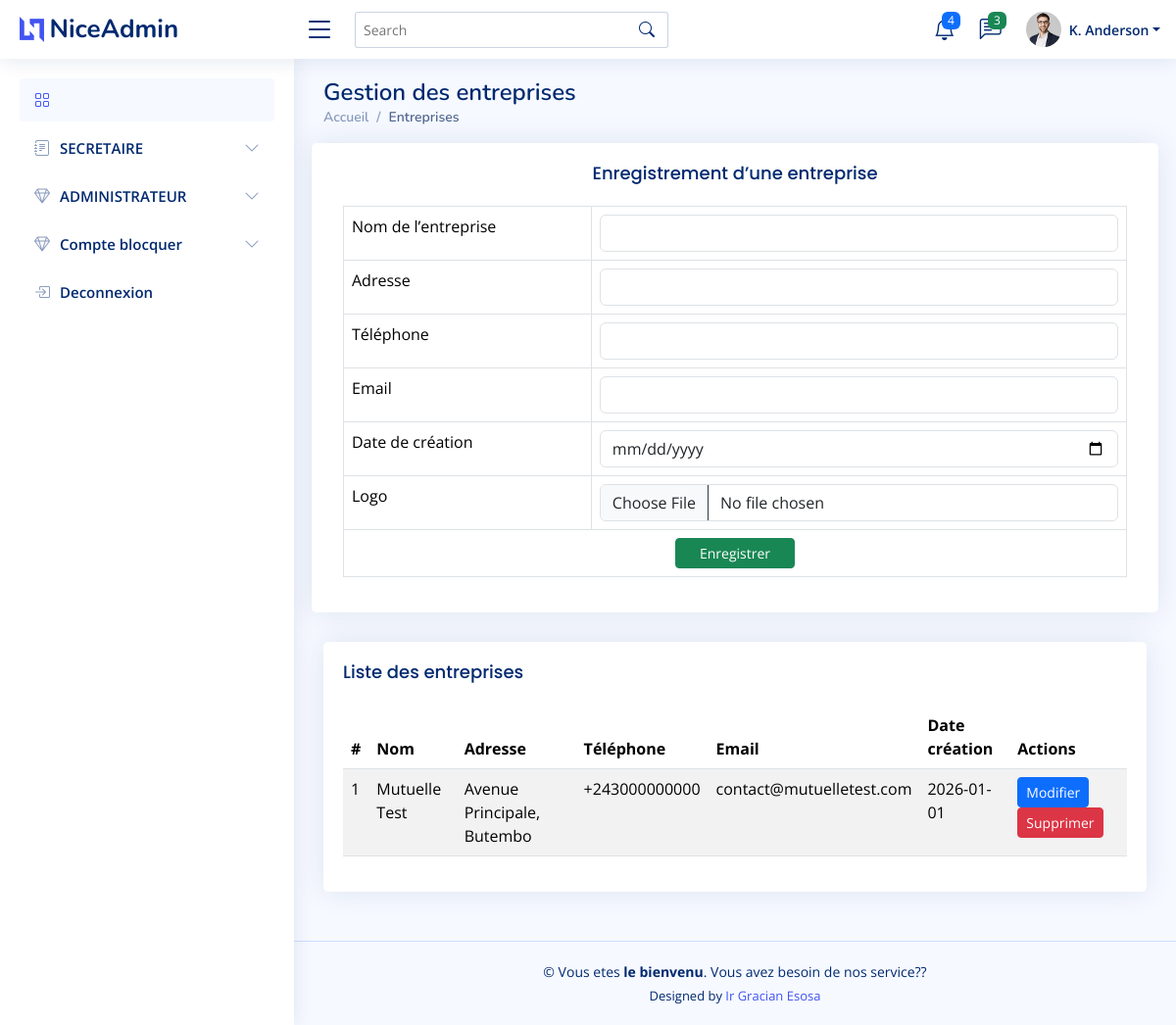
Screenshot of /entreprise.php with the database file from the repository.
### tables this page shows
CREATE TABLE entreprise (
    id_entreprise INT AUTO_INCREMENT PRIMARY KEY,
    nom VARCHAR(100) NOT NULL,
    adresse VARCHAR(150),
    telephone VARCHAR(20),
    email VARCHAR(100),
    date_creation DATE,
    logo VARCHAR(200)
);

### entreprise.php (the view, shortened to what this page needs)
<?php
require_once("connexion/connexion.php");
$entreprise = null;
?>
<!DOCTYPE html>
<html lang="fr">
<head>
</head>
<body>
<main id="main" class="main">
<div class="pagetitle">
    <h1>Gestion des entreprises</h1>
    <nav>
        <ol class="breadcrumb">
            <li class="breadcrumb-item"><a href="#">Accueil</a></li>
            <li class="breadcrumb-item active">Entreprises</li>
        </ol>
    </nav>
</div>
<section class="section">
<div class="row">
<div class="card">
<div class="card-body">
<h5 class="card-title text-center">
    <?= $entreprise ? "Modification de l’entreprise" : "Enregistrement d’une entreprise" ?>
</h5>
<form method="post" action="traitement/traitementEntreprise.php" enctype="multipart/form-data">
<table class="table table-bordered">
<tr>
    <td>Nom de l’entreprise</td>
    <td>
        <input type="text" name="nom" class="form-control" required
               value="<?= $entreprise['nom'] ?? '' ?>">
    </td>
</tr>
<tr>
    <td>Adresse</td>
    <td>
        <input type="text" name="adresse" class="form-control"
               value="<?= $entreprise['adresse'] ?? '' ?>">
    </td>
</tr>
<tr>
    <td>Téléphone</td>
    <td>
        <input type="text" name="telephone" class="form-control"
               value="<?= $entreprise['telephone'] ?? '' ?>">
    </td>
</tr>
<tr>
    <td>Email</td>
    <td>
        <input type="email" name="email" class="form-control"
               value="<?= $entreprise['email'] ?? '' ?>">
    </td>
</tr>
<tr>
    <td>Date de création</td>
    <td>
        <input type="date" name="date_creation" class="form-control"
               value="<?= $entreprise['date_creation'] ?? '' ?>">
    </td>
</tr>
<tr>
    <td>Logo</td>
    <td>
        <input type="file" name="logo" class="form-control">
    </td>
</tr>
<tr>
<td colspan="2" class="text-center">
    <button type="submit" class="btn btn-success btn-sm px-4">
        <?= $entreprise ? "Modifier" : "Enregistrer" ?>
    </button>
</td>
</tr>
</table>
</form>
</div>
</div>
</div>
</section>
<?php
$stmt = $pdo->query("SELECT * FROM entreprise ORDER BY id_entreprise DESC");
$entreprises = $stmt->fetchAll(PDO::FETCH_ASSOC);
?>
<section class="section">
<div class="card">
<div class="card-body">
<h5 class="card-title">Liste des entreprises</h5>
<table class="table datatable table-striped">
<thead>
<tr>
    <th>#</th>
    <th>Nom</th>
    <th>Adresse</th>
    <th>Téléphone</th>
    <th>Email</th>
    <th>Date création</th>
    <th>Actions</th>
</tr>
</thead>
<tbody>
<?php if ($entreprises): $i=1; foreach ($entreprises as $e): ?>
<tr>
    <td><?= $i++ ?></td>
    <td><?= htmlspecialchars($e['nom']) ?></td>
    <td><?= $e['adresse'] ?></td>
    <td><?= $e['telephone'] ?></td>
    <td><?= $e['email'] ?></td>
    <td><?= $e['date_creation'] ?></td>
    <td>
        <a href="?id=<?= $e['id_entreprise'] ?>" class="btn btn-primary btn-sm">Modifier</a>
        <a href="traitement/traitementEntreprise.php?action=supprimer&id=<?= $e['id_entreprise'] ?>"
           onclick="return confirm('Supprimer cette entreprise ?')"
           class="btn btn-danger btn-sm">Supprimer</a>
    </td>
</tr>
<?php endforeach; else: ?>
<tr><td colspan="7" class="text-center">Aucune entreprise</td></tr>
<?php endif; ?>
</tbody>
</table>
</div>
</div>
</section>
</main>
<?php include "menu/lien.php"; ?>
</body>
</html>

### assets/css/style.css (style rules this page uses)
:root { scroll-behavior: smooth; }
body { font-family: "Open Sans", sans-serif; background: #f6f9ff; color: #444444; }
a { color: #4154f1; text-decoration: none; }
h1, h2, h3, h4, h5, h6 { font-family: "Nunito", sans-serif; }
#main { margin-top: 60px; padding: 20px 30px; transition: all 0.3s; }
.pagetitle { margin-bottom: 10px; }
.pagetitle h1 { font-size: 24px; margin-bottom: 0; font-weight: 600; color: #012970; }
.card { margin-bottom: 30px; border: none; border-radius: 5px; box-shadow: 0px 0 30px rgba(1, 41, 112, 0.1); }
.card-title { padding: 20px 0 15px 0; font-size: 18px; font-weight: 500; color: #012970; font-family: "Poppins", sans-serif; }
.card-body { padding: 0 20px 20px 20px; }
.breadcrumb { font-size: 14px; font-family: "Nunito", sans-serif; color: #899bbd; font-weight: 600; }
.breadcrumb a { color: #899bbd; transition: 0.3s; }
.breadcrumb .breadcrumb-item::before { color: #899bbd; }
.breadcrumb .active { color: #51678f; font-weight: 600; }
@media (min-width: 1200px) { #main, #footer { margin-left: 300px; } }

### rows the page displays
entreprise: nom "Mutuelle Test", adresse "Avenue Principale, Butembo", telephone "+243000000000", email "contact@mutuelletest.com", date_creation "2026-01-01"
